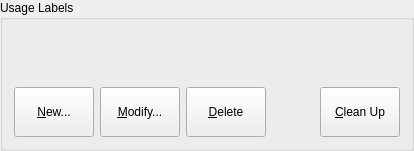
<ui version="4.0" >
 <author></author>
 <comment></comment>
 <exportmacro></exportmacro>
 <class>UsageOptPageForm</class>
 <widget class="QWidget" name="UsageOptPageForm" >
  <property name="geometry" >
   <rect>
    <x>0</x>
    <y>0</y>
    <width>414</width>
    <height>151</height>
   </rect>
  </property>
  <property name="minimumSize" >
   <size>
    <width>414</width>
    <height>151</height>
   </size>
  </property>
  <property name="windowTitle" >
   <string>-</string>
  </property>
  <layout class="QVBoxLayout" >
   <property name="margin" >
    <number>0</number>
   </property>
   <property name="spacing" >
    <number>6</number>
   </property>
   <item>
    <widget class="QGroupBox" name="usage_group" >
     <property name="title" >
      <string>Usage Labels</string>
     </property>
     <layout class="QGridLayout" >
      <property name="margin" >
       <number>11</number>
      </property>
      <property name="spacing" >
       <number>6</number>
      </property>
      <item row="1" column="3" >
       <spacer>
        <property name="orientation" >
         <enum>Qt::Horizontal</enum>
        </property>
        <property name="sizeType" >
         <enum>QSizePolicy::Expanding</enum>
        </property>
        <property name="sizeHint" >
         <size>
          <width>20</width>
          <height>20</height>
         </size>
        </property>
       </spacer>
      </item>
      <item row="1" column="0" >
       <widget class="QPushButton" name="b_new" >
        <property name="sizePolicy" >
         <sizepolicy>
          <hsizetype>1</hsizetype>
          <vsizetype>1</vsizetype>
          <horstretch>0</horstretch>
          <verstretch>0</verstretch>
         </sizepolicy>
        </property>
        <property name="text" >
         <string>&amp;New...</string>
        </property>
       </widget>
      </item>
      <item row="1" column="1" >
       <widget class="QPushButton" name="b_modify" >
        <property name="sizePolicy" >
         <sizepolicy>
          <hsizetype>1</hsizetype>
          <vsizetype>1</vsizetype>
          <horstretch>0</horstretch>
          <verstretch>0</verstretch>
         </sizepolicy>
        </property>
        <property name="text" >
         <string>&amp;Modify...</string>
        </property>
       </widget>
      </item>
      <item row="1" column="2" >
       <widget class="QPushButton" name="b_delete" >
        <property name="sizePolicy" >
         <sizepolicy>
          <hsizetype>1</hsizetype>
          <vsizetype>1</vsizetype>
          <horstretch>0</horstretch>
          <verstretch>0</verstretch>
         </sizepolicy>
        </property>
        <property name="text" >
         <string>&amp;Delete</string>
        </property>
       </widget>
      </item>
      <item row="1" column="4" >
       <widget class="QPushButton" name="b_cleanup" >
        <property name="sizePolicy" >
         <sizepolicy>
          <hsizetype>1</hsizetype>
          <vsizetype>1</vsizetype>
          <horstretch>0</horstretch>
          <verstretch>0</verstretch>
         </sizepolicy>
        </property>
        <property name="text" >
         <string>&amp;Clean Up</string>
        </property>
       </widget>
      </item>
      <item row="0" column="0" colspan="5" >
       <widget class="Q3ListBox" name="usageList" />
      </item>
     </layout>
    </widget>
   </item>
  </layout>
 </widget>
 <layoutdefault spacing="6" margin="11" />
 <pixmapfunction>qPixmapFromMimeSource</pixmapfunction>
 <customwidgets>
  <customwidget>
   <class>Q3ListBox</class>
   <extends></extends>
   <header>q3listbox.h</header>
   <container>0</container>
   <pixmap></pixmap>
  </customwidget>
 </customwidgets>
 <tabstops>
  <tabstop>usageList</tabstop>
  <tabstop>b_new</tabstop>
  <tabstop>b_modify</tabstop>
  <tabstop>b_delete</tabstop>
  <tabstop>b_cleanup</tabstop>
 </tabstops>
 <resources/>
 <connections/>
</ui>
